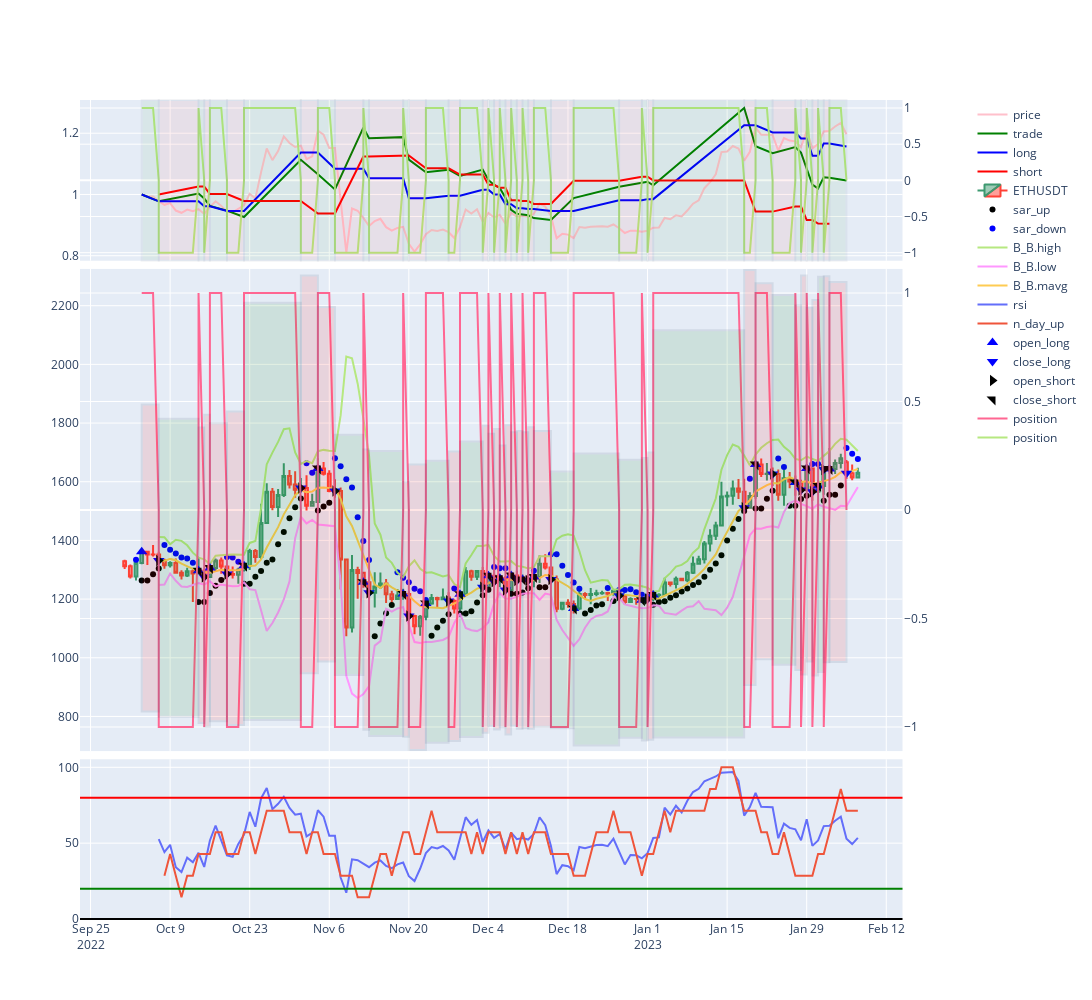

Source (notebook cell):
### Code cell
backtest.plot("ETHUSDT")

### Figure 1 — Plotly figure (JSON) as saved in the notebook; plotly's stock layout.template omitted (floating-point values rounded to 4 significant figures; data arrays with more than 128 entries replaced by an {"elided": "..."} marker saying what was removed)
{"data": [{"marker": {"color": "pink"}, "name": "price", "type": "scatter", "x": {"elided": "167 str values"}, "xaxis": "x", "y": {"elided": "167 float values"}, "yaxis": "y"}, {"marker": {"color": "green"}, "name": "trade", "type": "scatter", "x": ["2022-10-04 00:00:00", "2022-10-07 00:00:00", "2022-10-07 00:00:00", "2022-10-14 00:00:00", "2022-10-14 00:00:00", "2022-10-15 00:00:00", "2022-10-15 00:00:00", "2022-10-16 00:00:00", "2022-10-16 00:00:00", "2022-10-19 00:00:00", "2022-10-19 00:00:00", "2022-10-22 00:00:00", "2022-10-22 00:00:00", "2022-11-01 00:00:00", "2022-11-01 00:00:00", "2022-11-04 00:00:00", "2022-11-04 00:00:00", "2022-11-07 00:00:00", "2022-11-07 00:00:00", "2022-11-12 00:00:00", "2022-11-12 00:00:00", "2022-11-13 00:00:00", "2022-11-13 00:00:00", "2022-11-19 00:00:00", "2022-11-19 00:00:00", "2022-11-20 00:00:00", "2022-11-20 00:00:00", "2022-11-23 00:00:00", "2022-11-23 00:00:00", "2022-11-27 00:00:00", "2022-11-27 00:00:00", "2022-11-29 00:00:00", "2022-11-29 00:00:00", "2022-12-03 00:00:00", "2022-12-03 00:00:00", "2022-12-04 00:00:00", "2022-12-04 00:00:00", "2022-12-05 00:00:00", "2022-12-05 00:00:00", "2022-12-06 00:00:00", "2022-12-06 00:00:00", "2022-12-07 00:00:00", "2022-12-07 00:00:00", "2022-12-08 00:00:00", "2022-12-08 00:00:00", "2022-12-09 00:00:00", "2022-12-09 00:00:00", "2022-12-10 00:00:00", "2022-12-10 00:00:00", "2022-12-11 00:00:00", "2022-12-11 00:00:00", "2022-12-12 00:00:00", "2022-12-12 00:00:00", "2022-12-15 00:00:00", "2022-12-15 00:00:00", "2022-12-19 00:00:00", "2022-12-19 00:00:00", "2022-12-27 00:00:00", "2022-12-27 00:00:00", "2022-12-31 00:00:00", "2022-12-31 00:00:00", "2023-01-01 00:00:00", "2023-01-01 00:00:00", "2023-01-02 00:00:00", "2023-01-02 00:00:00", "2023-01-18 00:00:00", "2023-01-18 00:00:00", "2023-01-20 00:00:00", "2023-01-20 00:00:00", "2023-01-23 00:00:00", "2023-01-23 00:00:00", "2023-01-27 00:00:00", "2023-01-27 00:00:00", "2023-01-28 00:00:00", "2023-01-28 00:00:00", "2023-01-29 00:00:00", "2023-01-29 00:00:00", "2023-01-30 00:00:00", "2023-01-30 00:00:00", "2023-01-31 00:00:00", "2023-01-31 00:00:00", "2023-02-01 00:00:00", "2023-02-01 00:00:00", "2023-02-02 00:00:00", "2023-02-02 00:00:00", "2023-02-05 00:00:00"], "xaxis": "x", "y": [1, 0.9777, 0.9777, 1.003, 1.003, 0.9867, 0.9867, 0.9627, 0.9627, 0.9473, 0.9473, 0.9263, 0.9263, 1.113, 1.113, 1.066, 1.066, 1.017, 1.017, 1.218, 1.218, 1.184, 1.184, 1.187, 1.187, 1.114, 1.114, 1.072, 1.072, 1.081, 1.081, 1.06, 1.06, 1.081, 1.081, 1.047, 1.047, 1.031, 1.031, 1.021, 1.021, 0.9891, 0.9891, 0.9497, 0.9497, 0.937, 0.937, 0.9346, 0.9346, 0.9321, 0.9321, 0.923, 0.923, 0.9166, 0.9166, 0.988, 0.988, 1.025, 1.025, 1.038, 1.038, 1.042, 1.042, 1.03, 1.03, 1.282, 1.282, 1.157, 1.157, 1.135, 1.135, 1.155, 1.155, 1.136, 1.136, 1.084, 1.084, 1.032, 1.032, 1.02, 1.02, 1.056, 1.056, 1.055, 1.055, 1.046], "yaxis": "y"}, {"marker": {"color": "blue"}, "name": "long", "type": "scatter", "x": ["2022-10-04 00:00:00", "2022-10-07 00:00:00", "2022-10-14 00:00:00", "2022-10-15 00:00:00", "2022-10-16 00:00:00", "2022-10-19 00:00:00", "2022-10-22 00:00:00", "2022-11-01 00:00:00", "2022-11-04 00:00:00", "2022-11-07 00:00:00", "2022-11-12 00:00:00", "2022-11-13 00:00:00", "2022-11-19 00:00:00", "2022-11-20 00:00:00", "2022-11-23 00:00:00", "2022-11-27 00:00:00", "2022-11-29 00:00:00", "2022-12-03 00:00:00", "2022-12-04 00:00:00", "2022-12-05 00:00:00", "2022-12-06 00:00:00", "2022-12-07 00:00:00", "2022-12-08 00:00:00", "2022-12-09 00:00:00", "2022-12-10 00:00:00", "2022-12-11 00:00:00", "2022-12-12 00:00:00", "2022-12-15 00:00:00", "2022-12-19 00:00:00", "2022-12-27 00:00:00", "2022-12-31 00:00:00", "2023-01-01 00:00:00", "2023-01-02 00:00:00", "2023-01-18 00:00:00", "2023-01-20 00:00:00", "2023-01-23 00:00:00", "2023-01-27 00:00:00", "2023-01-28 00:00:00", "2023-01-29 00:00:00", "2023-01-30 00:00:00", "2023-01-31 00:00:00", "2023-02-01 00:00:00", "2023-02-02 00:00:00", "2023-02-05 00:00:00"], "xaxis": "x", "y": [1, 0.9777, 0.9777, 0.9616, 0.9616, 0.9462, 0.9462, 1.137, 1.137, 1.084, 1.084, 1.053, 1.053, 0.9879, 0.9879, 0.9957, 0.9957, 1.015, 1.015, 0.9995, 0.9995, 0.9679, 0.9679, 0.955, 0.955, 0.9525, 0.9525, 0.9459, 0.9459, 0.9813, 0.9813, 0.9848, 0.9848, 1.226, 1.226, 1.202, 1.202, 1.183, 1.183, 1.127, 1.127, 1.167, 1.167, 1.157], "yaxis": "y"}, {"marker": {"color": "red"}, "name": "short", "type": "scatter", "x": ["2022-10-07 00:00:00", "2022-10-14 00:00:00", "2022-10-15 00:00:00", "2022-10-16 00:00:00", "2022-10-19 00:00:00", "2022-10-22 00:00:00", "2022-11-01 00:00:00", "2022-11-04 00:00:00", "2022-11-07 00:00:00", "2022-11-12 00:00:00", "2022-11-13 00:00:00", "2022-11-19 00:00:00", "2022-11-20 00:00:00", "2022-11-23 00:00:00", "2022-11-27 00:00:00", "2022-11-29 00:00:00", "2022-12-03 00:00:00", "2022-12-04 00:00:00", "2022-12-05 00:00:00", "2022-12-06 00:00:00", "2022-12-07 00:00:00", "2022-12-08 00:00:00", "2022-12-09 00:00:00", "2022-12-10 00:00:00", "2022-12-11 00:00:00", "2022-12-12 00:00:00", "2022-12-15 00:00:00", "2022-12-19 00:00:00", "2022-12-27 00:00:00", "2022-12-31 00:00:00", "2023-01-01 00:00:00", "2023-01-02 00:00:00", "2023-01-18 00:00:00", "2023-01-20 00:00:00", "2023-01-23 00:00:00", "2023-01-27 00:00:00", "2023-01-28 00:00:00", "2023-01-29 00:00:00", "2023-01-30 00:00:00", "2023-01-31 00:00:00", "2023-02-01 00:00:00", "2023-02-02 00:00:00"], "xaxis": "x", "y": [1, 1.026, 1.026, 1.001, 1.001, 0.979, 0.979, 0.9379, 0.9379, 1.124, 1.124, 1.127, 1.127, 1.086, 1.086, 1.065, 1.065, 1.032, 1.032, 1.022, 1.022, 0.9811, 0.9811, 0.9786, 0.9786, 0.969, 0.969, 1.045, 1.045, 1.058, 1.058, 1.046, 1.046, 0.944, 0.944, 0.9607, 0.9607, 0.9163, 0.9163, 0.9051, 0.9051, 0.9043], "yaxis": "y"}, {"close": {"elided": "130 float values"}, "high": {"elided": "130 float values"}, "low": {"elided": "130 float values"}, "name": "ETHUSDT", "open": {"elided": "130 float values"}, "type": "candlestick", "x": {"elided": "130 str values"}, "xaxis": "x2", "yaxis": "y3"}, {"marker": {"color": "black"}, "mode": "markers", "name": "sar_up", "type": "scatter", "x": {"elided": "130 str values"}, "xaxis": "x2", "y": {"elided": "130 float values"}, "yaxis": "y3"}, {"marker": {"color": "blue"}, "mode": "markers", "name": "sar_down", "type": "scatter", "x": {"elided": "130 str values"}, "xaxis": "x2", "y": {"elided": "130 float values"}, "yaxis": "y3"}, {"name": "B_B.high", "type": "scatter", "x": {"elided": "130 str values"}, "xaxis": "x2", "y": {"elided": "130 float values"}, "yaxis": "y3"}, {"name": "B_B.low", "type": "scatter", "x": {"elided": "130 str values"}, "xaxis": "x2", "y": {"elided": "130 float values"}, "yaxis": "y3"}, {"name": "B_B.mavg", "type": "scatter", "x": {"elided": "130 str values"}, "xaxis": "x2", "y": {"elided": "130 float values"}, "yaxis": "y3"}, {"name": "rsi", "type": "scatter", "x": {"elided": "130 str values"}, "xaxis": "x3", "y": {"elided": "130 float values"}, "yaxis": "y5"}, {"name": "n_day_up", "type": "scatter", "x": {"elided": "130 str values"}, "xaxis": "x3", "y": {"elided": "130 float values"}, "yaxis": "y5"}, {"marker": {"color": "blue", "size": 10, "symbol": 5}, "mode": "markers", "name": "open_long", "type": "scatter", "x": ["2022-10-04 00:00:00", "2022-10-14 00:00:00", "2022-10-16 00:00:00", "2022-10-22 00:00:00", "2022-11-04 00:00:00", "2022-11-12 00:00:00", "2022-11-19 00:00:00", "2022-11-23 00:00:00", "2022-11-29 00:00:00", "2022-12-04 00:00:00", "2022-12-06 00:00:00", "2022-12-08 00:00:00", "2022-12-10 00:00:00", "2022-12-12 00:00:00", "2022-12-19 00:00:00", "2022-12-31 00:00:00", "2023-01-02 00:00:00", "2023-01-20 00:00:00", "2023-01-27 00:00:00", "2023-01-29 00:00:00", "2023-01-31 00:00:00", "2023-02-02 00:00:00"], "xaxis": "x2", "y": [1361.0, 1296.0, 1306.0, 1314.0, 1645.0, 1257.0, 1218.0, 1185.0, 1216.0, 1279.0, 1271.0, 1280.0, 1266.0, 1275.0, 1168.0, 1196.0, 1214, 1659.0, 1598.0, 1645.0, 1585.0, 1643.0], "yaxis": "y3"}, {"marker": {"color": "blue", "size": 10, "symbol": 6}, "mode": "markers", "name": "close_long", "type": "scatter", "x": ["2022-10-07 00:00:00", "2022-10-15 00:00:00", "2022-10-19 00:00:00", "2022-11-01 00:00:00", "2022-11-07 00:00:00", "2022-11-13 00:00:00", "2022-11-20 00:00:00", "2022-11-27 00:00:00", "2022-12-03 00:00:00", "2022-12-05 00:00:00", "2022-12-07 00:00:00", "2022-12-09 00:00:00", "2022-12-11 00:00:00", "2022-12-15 00:00:00", "2022-12-27 00:00:00", "2023-01-01 00:00:00", "2023-01-18 00:00:00", "2023-01-23 00:00:00", "2023-01-28 00:00:00", "2023-01-30 00:00:00", "2023-02-01 00:00:00", "2023-02-05 00:00:00"], "xaxis": "x2", "y": [1331.0, 1275.0, 1285.0, 1578.0, 1568.0, 1221.0, 1142.0, 1194.0, 1241.0, 1259.0, 1231.0, 1263.0, 1263.0, 1267.0, 1212.0, 1200.0, 1511.0, 1626.0, 1572.0, 1566.0, 1642.0, 1629.0], "yaxis": "y3"}, {"marker": {"color": "black", "size": 10, "symbol": 8}, "mode": "markers", "name": "open_short", "type": "scatter", "x": ["2022-10-07 00:00:00", "2022-10-15 00:00:00", "2022-10-19 00:00:00", "2022-11-01 00:00:00", "2022-11-07 00:00:00", "2022-11-13 00:00:00", "2022-11-20 00:00:00", "2022-11-27 00:00:00", "2022-12-03 00:00:00", "2022-12-05 00:00:00", "2022-12-07 00:00:00", "2022-12-09 00:00:00", "2022-12-11 00:00:00", "2022-12-15 00:00:00", "2022-12-27 00:00:00", "2023-01-01 00:00:00", "2023-01-18 00:00:00", "2023-01-23 00:00:00", "2023-01-28 00:00:00", "2023-01-30 00:00:00", "2023-02-01 00:00:00"], "xaxis": "x2", "y": [1331.0, 1275.0, 1285.0, 1578.0, 1568.0, 1221.0, 1142.0, 1194.0, 1241.0, 1259.0, 1231.0, 1263.0, 1263.0, 1267.0, 1212.0, 1200.0, 1511.0, 1626.0, 1572.0, 1566.0, 1642.0], "yaxis": "y3"}, {"marker": {"color": "black", "size": 10, "symbol": 9}, "mode": "markers", "name": "close_short", "type": "scatter", "x": ["2022-10-14 00:00:00", "2022-10-16 00:00:00", "2022-10-22 00:00:00", "2022-11-04 00:00:00", "2022-11-12 00:00:00", "2022-11-19 00:00:00", "2022-11-23 00:00:00", "2022-11-29 00:00:00", "2022-12-04 00:00:00", "2022-12-06 00:00:00", "2022-12-08 00:00:00", "2022-12-10 00:00:00", "2022-12-12 00:00:00", "2022-12-19 00:00:00", "2022-12-31 00:00:00", "2023-01-02 00:00:00", "2023-01-20 00:00:00", "2023-01-27 00:00:00", "2023-01-29 00:00:00", "2023-01-31 00:00:00", "2023-02-02 00:00:00"], "xaxis": "x2", "y": [1296.0, 1306.0, 1314.0, 1645.0, 1257.0, 1218.0, 1185.0, 1216.0, 1279.0, 1271.0, 1280.0, 1266.0, 1275.0, 1168.0, 1196.0, 1214, 1659.0, 1598.0, 1645.0, 1585.0, 1643.0], "yaxis": "y3"}, {"name": "position", "type": "scatter", "x": {"elided": "167 str values"}, "xaxis": "x2", "y": {"elided": "167 int values"}, "yaxis": "y4"}, {"name": "position", "type": "scatter", "x": {"elided": "167 str values"}, "xaxis": "x", "y": {"elided": "167 int values"}, "yaxis": "y2"}], "layout": {"height": 1000, "shapes": [{"line": {"color": "red"}, "type": "line", "x0": 0, "x1": 1, "xref": "x3 domain", "y0": 80, "y1": 80, "yref": "y5"}, {"line": {"color": "green"}, "type": "line", "x0": 0, "x1": 1, "xref": "x3 domain", "y0": 20, "y1": 20, "yref": "y5"}, {"line": {"color": "black"}, "type": "line", "x0": 0, "x1": 1, "xref": "x3 domain", "y0": 0, "y1": 0, "yref": "y5"}, {"fillcolor": "green", "opacity": 0.05, "type": "rect", "x0": "2022-10-04 00:00:00", "x1": "2022-10-07 00:00:00", "xref": "x", "y0": 0, "y1": 1, "yref": "y domain"}, {"fillcolor": "green", "opacity": 0.05, "type": "rect", "x0": "2022-10-14 00:00:00", "x1": "2022-10-15 00:00:00", "xref": "x", "y0": 0, "y1": 1, "yref": "y domain"}, {"fillcolor": "green", "opacity": 0.05, "type": "rect", "x0": "2022-10-16 00:00:00", "x1": "2022-10-19 00:00:00", "xref": "x", "y0": 0, "y1": 1, "yref": "y domain"}, {"fillcolor": "green", "opacity": 0.05, "type": "rect", "x0": "2022-10-22 00:00:00", "x1": "2022-11-01 00:00:00", "xref": "x", "y0": 0, "y1": 1, "yref": "y domain"}, {"fillcolor": "green", "opacity": 0.05, "type": "rect", "x0": "2022-11-04 00:00:00", "x1": "2022-11-07 00:00:00", "xref": "x", "y0": 0, "y1": 1, "yref": "y domain"}, {"fillcolor": "green", "opacity": 0.05, "type": "rect", "x0": "2022-11-12 00:00:00", "x1": "2022-11-13 00:00:00", "xref": "x", "y0": 0, "y1": 1, "yref": "y domain"}, {"fillcolor": "green", "opacity": 0.05, "type": "rect", "x0": "2022-11-19 00:00:00", "x1": "2022-11-20 00:00:00", "xref": "x", "y0": 0, "y1": 1, "yref": "y domain"}, {"fillcolor": "green", "opacity": 0.05, "type": "rect", "x0": "2022-11-23 00:00:00", "x1": "2022-11-27 00:00:00", "xref": "x", "y0": 0, "y1": 1, "yref": "y domain"}, {"fillcolor": "green", "opacity": 0.05, "type": "rect", "x0": "2022-11-29 00:00:00", "x1": "2022-12-03 00:00:00", "xref": "x", "y0": 0, "y1": 1, "yref": "y domain"}, {"fillcolor": "green", "opacity": 0.05, "type": "rect", "x0": "2022-12-04 00:00:00", "x1": "2022-12-05 00:00:00", "xref": "x", "y0": 0, "y1": 1, "yref": "y domain"}, {"fillcolor": "green", "opacity": 0.05, "type": "rect", "x0": "2022-12-06 00:00:00", "x1": "2022-12-07 00:00:00", "xref": "x", "y0": 0, "y1": 1, "yref": "y domain"}, {"fillcolor": "green", "opacity": 0.05, "type": "rect", "x0": "2022-12-08 00:00:00", "x1": "2022-12-09 00:00:00", "xref": "x", "y0": 0, "y1": 1, "yref": "y domain"}, {"fillcolor": "green", "opacity": 0.05, "type": "rect", "x0": "2022-12-10 00:00:00", "x1": "2022-12-11 00:00:00", "xref": "x", "y0": 0, "y1": 1, "yref": "y domain"}, {"fillcolor": "green", "opacity": 0.05, "type": "rect", "x0": "2022-12-12 00:00:00", "x1": "2022-12-15 00:00:00", "xref": "x", "y0": 0, "y1": 1, "yref": "y domain"}, {"fillcolor": "green", "opacity": 0.05, "type": "rect", "x0": "2022-12-19 00:00:00", "x1": "2022-12-27 00:00:00", "xref": "x", "y0": 0, "y1": 1, "yref": "y domain"}, {"fillcolor": "green", "opacity": 0.05, "type": "rect", "x0": "2022-12-31 00:00:00", "x1": "2023-01-01 00:00:00", "xref": "x", "y0": 0, "y1": 1, "yref": "y domain"}, {"fillcolor": "green", "opacity": 0.05, "type": "rect", "x0": "2023-01-02 00:00:00", "x1": "2023-01-18 00:00:00", "xref": "x", "y0": 0, "y1": 1, "yref": "y domain"}, {"fillcolor": "green", "opacity": 0.05, "type": "rect", "x0": "2023-01-20 00:00:00", "x1": "2023-01-23 00:00:00", "xref": "x", "y0": 0, "y1": 1, "yref": "y domain"}, {"fillcolor": "green", "opacity": 0.05, "type": "rect", "x0": "2023-01-27 00:00:00", "x1": "2023-01-28 00:00:00", "xref": "x", "y0": 0, "y1": 1, "yref": "y domain"}, {"fillcolor": "green", "opacity": 0.05, "type": "rect", "x0": "2023-01-29 00:00:00", "x1": "2023-01-30 00:00:00", "xref": "x", "y0": 0, "y1": 1, "yref": "y domain"}, {"fillcolor": "green", "opacity": 0.05, "type": "rect", "x0": "2023-01-31 00:00:00", "x1": "2023-02-01 00:00:00", "xref": "x", "y0": 0, "y1": 1, "yref": "y domain"}, {"fillcolor": "green", "opacity": 0.05, "type": "rect", "x0": "2023-02-02 00:00:00", "x1": "2023-02-05 00:00:00", "xref": "x", "y0": 0, "y1": 1, "yref": "y domain"}, {"fillcolor": "red", "opacity": 0.05, "type": "rect", "x0": "2022-10-07 00:00:00", "x1": "2022-10-14 00:00:00", "xref": "x", "y0": 0, "y1": 1, "yref": "y domain"}, {"fillcolor": "red", "opacity": 0.05, "type": "rect", "x0": "2022-10-15 00:00:00", "x1": "2022-10-16 00:00:00", "xref": "x", "y0": 0, "y1": 1, "yref": "y domain"}, {"fillcolor": "red", "opacity": 0.05, "type": "rect", "x0": "2022-10-19 00:00:00", "x1": "2022-10-22 00:00:00", "xref": "x", "y0": 0, "y1": 1, "yref": "y domain"}, {"fillcolor": "red", "opacity": 0.05, "type": "rect", "x0": "2022-11-01 00:00:00", "x1": "2022-11-04 00:00:00", "xref": "x", "y0": 0, "y1": 1, "yref": "y domain"}, {"fillcolor": "red", "opacity": 0.05, "type": "rect", "x0": "2022-11-07 00:00:00", "x1": "2022-11-12 00:00:00", "xref": "x", "y0": 0, "y1": 1, "yref": "y domain"}, {"fillcolor": "red", "opacity": 0.05, "type": "rect", "x0": "2022-11-13 00:00:00", "x1": "2022-11-19 00:00:00", "xref": "x", "y0": 0, "y1": 1, "yref": "y domain"}, {"fillcolor": "red", "opacity": 0.05, "type": "rect", "x0": "2022-11-20 00:00:00", "x1": "2022-11-23 00:00:00", "xref": "x", "y0": 0, "y1": 1, "yref": "y domain"}, {"fillcolor": "red", "opacity": 0.05, "type": "rect", "x0": "2022-11-27 00:00:00", "x1": "2022-11-29 00:00:00", "xref": "x", "y0": 0, "y1": 1, "yref": "y domain"}, {"fillcolor": "red", "opacity": 0.05, "type": "rect", "x0": "2022-12-03 00:00:00", "x1": "2022-12-04 00:00:00", "xref": "x", "y0": 0, "y1": 1, "yref": "y domain"}, {"fillcolor": "red", "opacity": 0.05, "type": "rect", "x0": "2022-12-05 00:00:00", "x1": "2022-12-06 00:00:00", "xref": "x", "y0": 0, "y1": 1, "yref": "y domain"}, {"fillcolor": "red", "opacity": 0.05, "type": "rect", "x0": "2022-12-07 00:00:00", "x1": "2022-12-08 00:00:00", "xref": "x", "y0": 0, "y1": 1, "yref": "y domain"}, {"fillcolor": "red", "opacity": 0.05, "type": "rect", "x0": "2022-12-09 00:00:00", "x1": "2022-12-10 00:00:00", "xref": "x", "y0": 0, "y1": 1, "yref": "y domain"}, {"fillcolor": "red", "opacity": 0.05, "type": "rect", "x0": "2022-12-11 00:00:00", "x1": "2022-12-12 00:00:00", "xref": "x", "y0": 0, "y1": 1, "yref": "y domain"}, {"fillcolor": "red", "opacity": 0.05, "type": "rect", "x0": "2022-12-15 00:00:00", "x1": "2022-12-19 00:00:00", "xref": "x", "y0": 0, "y1": 1, "yref": "y domain"}, {"fillcolor": "red", "opacity": 0.05, "type": "rect", "x0": "2022-12-27 00:00:00", "x1": "2022-12-31 00:00:00", "xref": "x", "y0": 0, "y1": 1, "yref": "y domain"}, {"fillcolor": "red", "opacity": 0.05, "type": "rect", "x0": "2023-01-01 00:00:00", "x1": "2023-01-02 00:00:00", "xref": "x", "y0": 0, "y1": 1, "yref": "y domain"}, {"fillcolor": "red", "opacity": 0.05, "type": "rect", "x0": "2023-01-18 00:00:00", "x1": "2023-01-20 00:00:00", "xref": "x", "y0": 0, "y1": 1, "yref": "y domain"}, {"fillcolor": "red", "opacity": 0.05, "type": "rect", "x0": "2023-01-23 00:00:00", "x1": "2023-01-27 00:00:00", "xref": "x", "y0": 0, "y1": 1, "yref": "y domain"}, {"fillcolor": "red", "opacity": 0.05, "type": "rect", "x0": "2023-01-28 00:00:00", "x1": "2023-01-29 00:00:00", "xref": "x", "y0": 0, "y1": 1, "yref": "y domain"}, {"fillcolor": "red", "opacity": 0.05, "type": "rect", "x0": "2023-01-30 00:00:00", "x1": "2023-01-31 00:00:00", "xref": "x", "y0": 0, "y1": 1, "yref": "y domain"}, {"fillcolor": "red", "opacity": 0.05, "type": "rect", "x0": "2023-02-01 00:00:00", "x1": "2023-02-02 00:00:00", "xref": "x", "y0": 0, "y1": 1, "yref": "y domain"}, {"fillcolor": "red", "opacity": 0.1, "x0": "2022-10-04 00:00:00", "x1": "2022-10-07 00:00:00", "xref": "x2", "y0": 816.9, "y1": 1864.0, "yref": "y3"}, {"fillcolor": "red", "opacity": 0.1, "x0": "2022-10-14 00:00:00", "x1": "2022-10-15 00:00:00", "xref": "x2", "y0": 777.8, "y1": 1785.0, "yref": "y3"}, {"fillcolor": "red", "opacity": 0.1, "x0": "2022-10-16 00:00:00", "x1": "2022-10-19 00:00:00", "xref": "x2", "y0": 783.6, "y1": 1799.0, "yref": "y3"}, {"fillcolor": "green", "opacity": 0.1, "x0": "2022-10-22 00:00:00", "x1": "2022-11-01 00:00:00", "xref": "x2", "y0": 788.2, "y1": 2210.0, "yref": "y3"}, {"fillcolor": "red", "opacity": 0.1, "x0": "2022-11-04 00:00:00", "x1": "2022-11-07 00:00:00", "xref": "x2", "y0": 986.9, "y1": 2195.0, "yref": "y3"}, {"fillcolor": "red", "opacity": 0.1, "x0": "2022-11-12 00:00:00", "x1": "2022-11-13 00:00:00", "xref": "x2", "y0": 754.4, "y1": 1710.0, "yref": "y3"}, {"fillcolor": "red", "opacity": 0.1, "x0": "2022-11-19 00:00:00", "x1": "2022-11-20 00:00:00", "xref": "x2", "y0": 730.6, "y1": 1599.0, "yref": "y3"}, {"fillcolor": "green", "opacity": 0.1, "x0": "2022-11-23 00:00:00", "x1": "2022-11-27 00:00:00", "xref": "x2", "y0": 710.7, "y1": 1671.0, "yref": "y3"}, {"fillcolor": "green", "opacity": 0.1, "x0": "2022-11-29 00:00:00", "x1": "2022-12-03 00:00:00", "xref": "x2", "y0": 729.9, "y1": 1737.0, "yref": "y3"}, {"fillcolor": "red", "opacity": 0.1, "x0": "2022-12-04 00:00:00", "x1": "2022-12-05 00:00:00", "xref": "x2", "y0": 767.6, "y1": 1763.0, "yref": "y3"}, {"fillcolor": "red", "opacity": 0.1, "x0": "2022-12-06 00:00:00", "x1": "2022-12-07 00:00:00", "xref": "x2", "y0": 762.8, "y1": 1724.0, "yref": "y3"}, {"fillcolor": "red", "opacity": 0.1, "x0": "2022-12-08 00:00:00", "x1": "2022-12-09 00:00:00", "xref": "x2", "y0": 768.1, "y1": 1768.0, "yref": "y3"}, {"fillcolor": "red", "opacity": 0.1, "x0": "2022-12-10 00:00:00", "x1": "2022-12-11 00:00:00", "xref": "x2", "y0": 759.8, "y1": 1768.0, "yref": "y3"}, {"fillcolor": "red", "opacity": 0.1, "x0": "2022-12-12 00:00:00", "x1": "2022-12-15 00:00:00", "xref": "x2", "y0": 765.2, "y1": 1773.0, "yref": "y3"}, {"fillcolor": "green", "opacity": 0.1, "x0": "2022-12-19 00:00:00", "x1": "2022-12-27 00:00:00", "xref": "x2", "y0": 700.7, "y1": 1696.0, "yref": "y3"}, {"fillcolor": "green", "opacity": 0.1, "x0": "2022-12-31 00:00:00", "x1": "2023-01-01 00:00:00", "xref": "x2", "y0": 717.7, "y1": 1680.0, "yref": "y3"}, {"fillcolor": "green", "opacity": 0.1, "x0": "2023-01-02 00:00:00", "x1": "2023-01-18 00:00:00", "xref": "x2", "y0": 728.4, "y1": 2116.0, "yref": "y3"}, {"fillcolor": "red", "opacity": 0.1, "x0": "2023-01-20 00:00:00", "x1": "2023-01-23 00:00:00", "xref": "x2", "y0": 995.1, "y1": 2277.0, "yref": "y3"}, {"fillcolor": "red", "opacity": 0.1, "x0": "2023-01-27 00:00:00", "x1": "2023-01-28 00:00:00", "xref": "x2", "y0": 958.6, "y1": 2201.0, "yref": "y3"}, {"fillcolor": "red", "opacity": 0.1, "x0": "2023-01-29 00:00:00", "x1": "2023-01-30 00:00:00", "xref": "x2", "y0": 986.8, "y1": 2193.0, "yref": "y3"}, {"fillcolor": "green", "opacity": 0.1, "x0": "2023-01-31 00:00:00", "x1": "2023-02-01 00:00:00", "xref": "x2", "y0": 951.2, "y1": 2298.0, "yref": "y3"}, {"fillcolor": "red", "opacity": 0.1, "x0": "2023-02-02 00:00:00", "x1": "2023-02-05 00:00:00", "xref": "x2", "y0": 985.9, "y1": 2281.0, "yref": "y3"}, {"fillcolor": "green", "opacity": 0.1, "x0": "2022-10-07 00:00:00", "x1": "2022-10-14 00:00:00", "xref": "x2", "y0": 798.7, "y1": 1815.0, "yref": "y3"}, {"fillcolor": "red", "opacity": 0.1, "x0": "2022-10-15 00:00:00", "x1": "2022-10-16 00:00:00", "xref": "x2", "y0": 765.0, "y1": 1828.0, "yref": "y3"}, {"fillcolor": "red", "opacity": 0.1, "x0": "2022-10-19 00:00:00", "x1": "2022-10-22 00:00:00", "xref": "x2", "y0": 771.1, "y1": 1839.0, "yref": "y3"}, {"fillcolor": "red", "opacity": 0.1, "x0": "2022-11-01 00:00:00", "x1": "2022-11-04 00:00:00", "xref": "x2", "y0": 947.1, "y1": 2303.0, "yref": "y3"}, {"fillcolor": "green", "opacity": 0.1, "x0": "2022-11-07 00:00:00", "x1": "2022-11-12 00:00:00", "xref": "x2", "y0": 940.9, "y1": 1760.0, "yref": "y3"}, {"fillcolor": "green", "opacity": 0.1, "x0": "2022-11-13 00:00:00", "x1": "2022-11-19 00:00:00", "xref": "x2", "y0": 732.9, "y1": 1705.0, "yref": "y3"}, {"fillcolor": "red", "opacity": 0.1, "x0": "2022-11-20 00:00:00", "x1": "2022-11-23 00:00:00", "xref": "x2", "y0": 685.3, "y1": 1658.0, "yref": "y3"}, {"fillcolor": "red", "opacity": 0.1, "x0": "2022-11-27 00:00:00", "x1": "2022-11-29 00:00:00", "xref": "x2", "y0": 716.3, "y1": 1703.0, "yref": "y3"}, {"fillcolor": "red", "opacity": 0.1, "x0": "2022-12-03 00:00:00", "x1": "2022-12-04 00:00:00", "xref": "x2", "y0": 744.3, "y1": 1791.0, "yref": "y3"}, {"fillcolor": "red", "opacity": 0.1, "x0": "2022-12-05 00:00:00", "x1": "2022-12-06 00:00:00", "xref": "x2", "y0": 755.6, "y1": 1780.0, "yref": "y3"}, {"fillcolor": "red", "opacity": 0.1, "x0": "2022-12-07 00:00:00", "x1": "2022-12-08 00:00:00", "xref": "x2", "y0": 738.7, "y1": 1792.0, "yref": "y3"}, {"fillcolor": "red", "opacity": 0.1, "x0": "2022-12-09 00:00:00", "x1": "2022-12-10 00:00:00", "xref": "x2", "y0": 757.9, "y1": 1773.0, "yref": "y3"}, {"fillcolor": "red", "opacity": 0.1, "x0": "2022-12-11 00:00:00", "x1": "2022-12-12 00:00:00", "xref": "x2", "y0": 757.8, "y1": 1786.0, "yref": "y3"}, {"fillcolor": "green", "opacity": 0.1, "x0": "2022-12-15 00:00:00", "x1": "2022-12-19 00:00:00", "xref": "x2", "y0": 759.9, "y1": 1635.0, "yref": "y3"}, {"fillcolor": "green", "opacity": 0.1, "x0": "2022-12-27 00:00:00", "x1": "2022-12-31 00:00:00", "xref": "x2", "y0": 726.9, "y1": 1675.0, "yref": "y3"}, {"fillcolor": "red", "opacity": 0.1, "x0": "2023-01-01 00:00:00", "x1": "2023-01-02 00:00:00", "xref": "x2", "y0": 720.2, "y1": 1700.0, "yref": "y3"}, {"fillcolor": "red", "opacity": 0.1, "x0": "2023-01-18 00:00:00", "x1": "2023-01-20 00:00:00", "xref": "x2", "y0": 906.9, "y1": 2322.0, "yref": "y3"}, {"fillcolor": "green", "opacity": 0.1, "x0": "2023-01-23 00:00:00", "x1": "2023-01-27 00:00:00", "xref": "x2", "y0": 975.8, "y1": 2237.0, "yref": "y3"}, {"fillcolor": "red", "opacity": 0.1, "x0": "2023-01-28 00:00:00", "x1": "2023-01-29 00:00:00", "xref": "x2", "y0": 943.3, "y1": 2303.0, "yref": "y3"}, {"fillcolor": "red", "opacity": 0.1, "x0": "2023-01-30 00:00:00", "x1": "2023-01-31 00:00:00", "xref": "x2", "y0": 939.7, "y1": 2219.0, "yref": "y3"}, {"fillcolor": "red", "opacity": 0.1, "x0": "2023-02-01 00:00:00", "x1": "2023-02-02 00:00:00", "xref": "x2", "y0": 985.0, "y1": 2300.0, "yref": "y3"}], "width": 1500, "xaxis": {"anchor": "y", "domain": [0, 0.94], "matches": "x3", "rangeslider": {"visible": false}, "showticklabels": false}, "xaxis2": {"anchor": "y3", "domain": [0, 0.94], "matches": "x3", "rangeslider": {"visible": false}, "showticklabels": false}, "xaxis3": {"anchor": "y5", "domain": [0, 0.94], "rangeslider": {"visible": false}}, "yaxis": {"anchor": "x", "domain": [0.804, 1]}, "yaxis2": {"anchor": "x", "overlaying": "y", "side": "right"}, "yaxis3": {"anchor": "x2", "domain": [0.206, 0.794]}, "yaxis4": {"anchor": "x2", "overlaying": "y3", "side": "right"}, "yaxis5": {"anchor": "x3", "domain": [0, 0.196]}, "yaxis6": {"anchor": "x3", "overlaying": "y5", "side": "right"}}}
